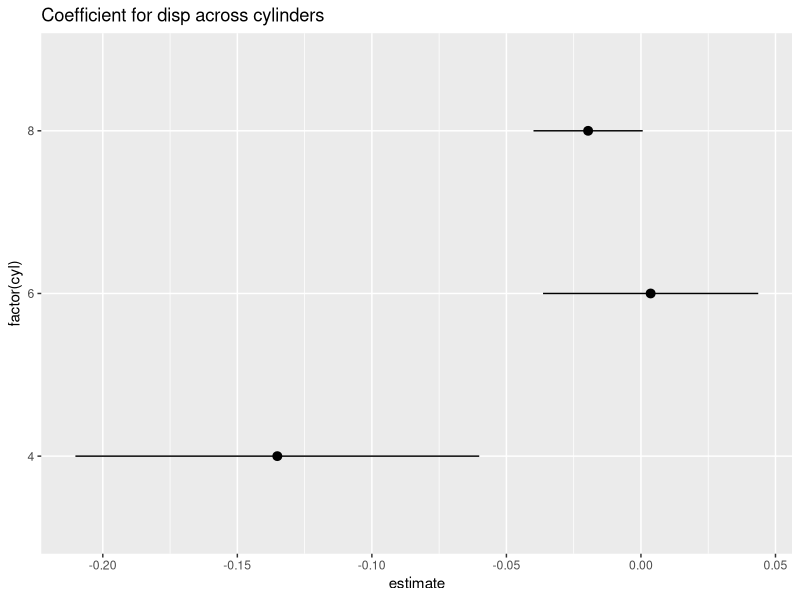

Reproduce this figure in R.
## ---- chunk 1
# Different ways to make vectors
x <- c(1, 2, 3, 4, 5)
x <- 1:5
x <- seq(1, 5, by = 1)
x <- seq(1, 5, by = 0.1)

# All items in a vector have to be the same type
# Adding a character "3" forces R to make all the other elements characters
x <- c(1, 2, "3", 4, 5)
x

# ... which means you can do math with it anymore
mean(x)

# You can name slots in a vector if you want
x <- c(first = 1, second = 2, red = 3, 4, 5)
x

# And you can access elements by name
x["second"]


# Lists are collections of things, and list elements can be any type and any length
z <- list(1:5, "A")
z

# List elements can be named and you can reference them by name
z <- list(numbers = 1:5, letter = "A")
z$numbers
z$letter


# Most R objects are secretly just lists with lots of different slots
model <- lm(mpg ~ cyl, data = mtcars)

model$coefficients
model$residuals

# You can access deeply nested list elements too, by name...
model$qr$qr
# ...or by position...
model[[7]][[1]]
## ---- chunk 2
#| warning: false
#| message: false

library(tidyverse)
library(broom)  # For extracting stuff from model objects

qwer <- mtcars |> 
  group_by(cyl) |> 
  nest()
qwer
## ---- chunk 3
qwer <- mtcars |> 
  group_by(cyl) |> 
  nest() |> 
  mutate(model = map(data, \(x) lm(mpg ~ disp, data = x))) |> 
  mutate(coef_thing = map_dbl(model, ~ .$coefficients[[2]]))
qwer
## ---- chunk 4
thing1 <- lm(mpg ~ disp, data = filter(mtcars, cyl == 6))
thing1$coefficients[[2]]
thing2 <- lm(mpg ~ disp, data = filter(mtcars, cyl == 4))
thing2$coefficients[[2]]
thing3 <- lm(mpg ~ disp, data = filter(mtcars, cyl == 8))
thing3$coefficients[[2]]
## ---- chunk 5
qwer <- mtcars |> 
  group_by(cyl) |> 
  nest() |> 
  mutate(model = map(data, \(x) lm(mpg ~ disp, data = x))) |> 
  mutate(coef_thing = map(model, ~ tidy(., conf.int = TRUE))) |> 
  unnest(coef_thing)
qwer
## ---- chunk 6
qwer |> 
  filter(term == "disp") |> 
  ggplot(aes(x = estimate, y = factor(cyl))) + 
  geom_pointrange(aes(xmin = conf.low, xmax = conf.high)) +
  labs(title = "Coefficient for disp across cylinders")
